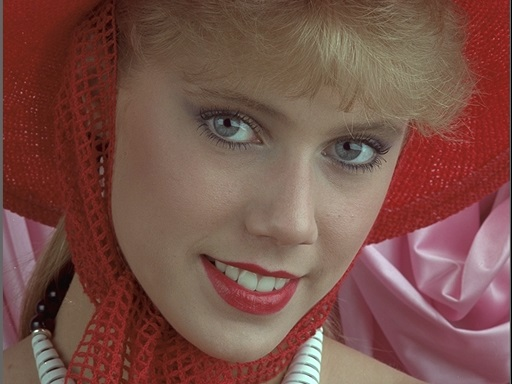
#> input picture I04.jpg, 512 x 384 px
$ python histogram.py
#> lines starting #> are read from the running program, lines starting #| are printed output that depends on the picture
import cv2
import numpy as np
from matplotlib import pyplot as plt

def tinh_his(Igray):
    w = Igray.shape[1]
    h = Igray.shape[0]

    mang_hist = np.zeros(256,dtype='uint32')
    for i in range(h):
        for j in range(w):
            g = Igray[i][j]
            mang_hist[g] = mang_hist[g] + 1
    return mang_hist

I = cv2.imread('I04.jpg')
#> I is the input picture: shape (384, 512, 3); mean B, G, R 72.7, 80.9, 121.3
cv2.imshow('I04 goc',I)
Ir = I[:,:,2]
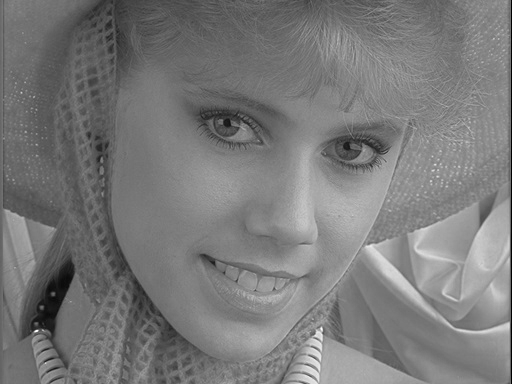
#> Ir: shape (384, 512); min 0, max 255, mean 121.3
Ig = I[:,:,1]
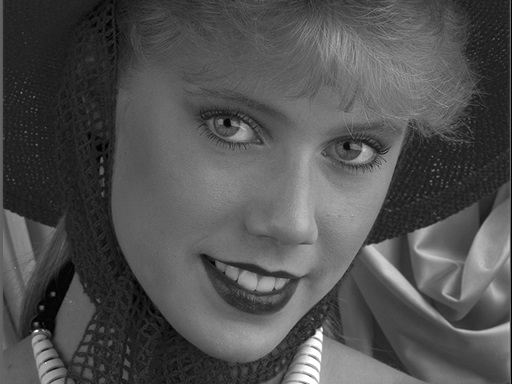
#> Ig: shape (384, 512); min 0, max 255, mean 80.9
Ib = I[:,:,0]
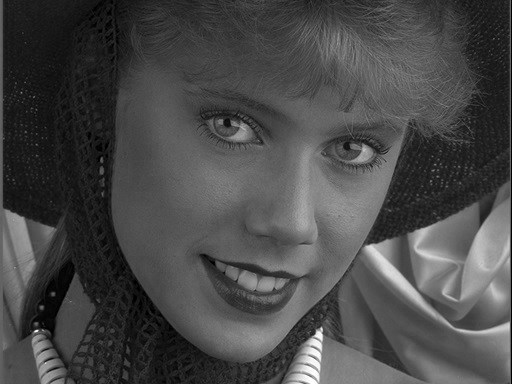
#> Ib: shape (384, 512); min 0, max 255, mean 72.7

hist_r = tinh_his(Ir)
#> after the loop in tinh_his, `for i in range(h):`: mang_hist = 256 values, max 3499 at index 116, min 0 at index 6, mean 768
#> hist_r has the same summary as mang_hist in tinh_his
plt.plot(hist_r)
plt.show()
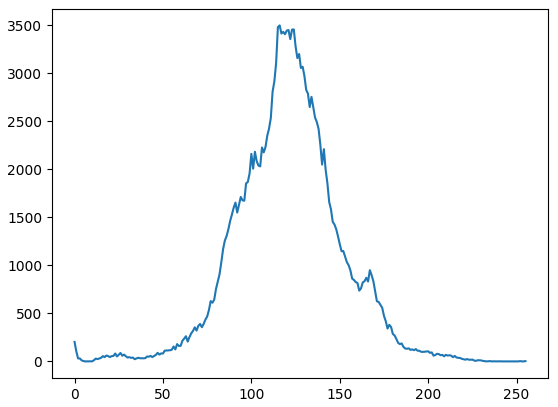
#> figure drawn by matplotlib, 1 panel; curve peaks at x = 116, y = 3499
cv2.waitKey()

$ run again, with 3.jpg copied over I04.jpg
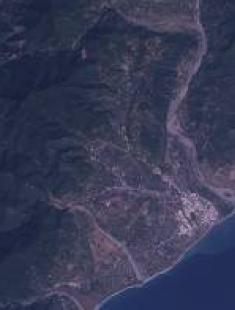
#> input picture 3.jpg, 235 x 310 px
#> I is the input picture: shape (310, 235, 3); mean B, G, R 85.3, 58.8, 55.6
#> `Ib = I[:,:,0]`:
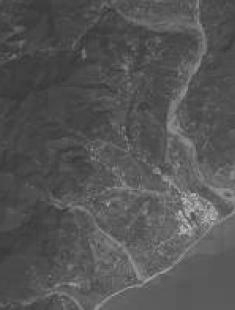
#> Ib: shape (310, 235); min 50, max 197, mean 85.3
#> after the loop in tinh_his, `for i in range(h):`: mang_hist = 256 values, max 2966 at index 35, min 0 at index 0, mean 284.6
#> hist_r has the same summary as mang_hist in tinh_his
#> `plt.show()`:
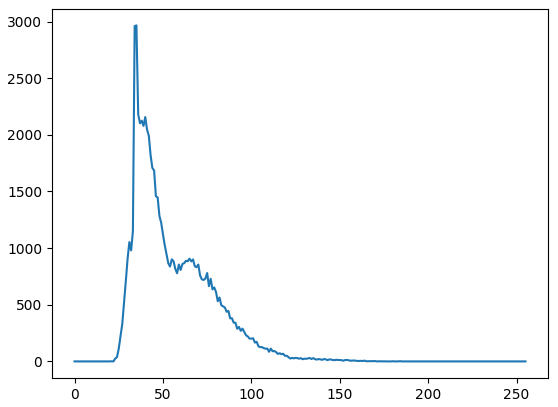
#> figure drawn by matplotlib, 1 panel; curve peaks at x = 35, y = 2966
